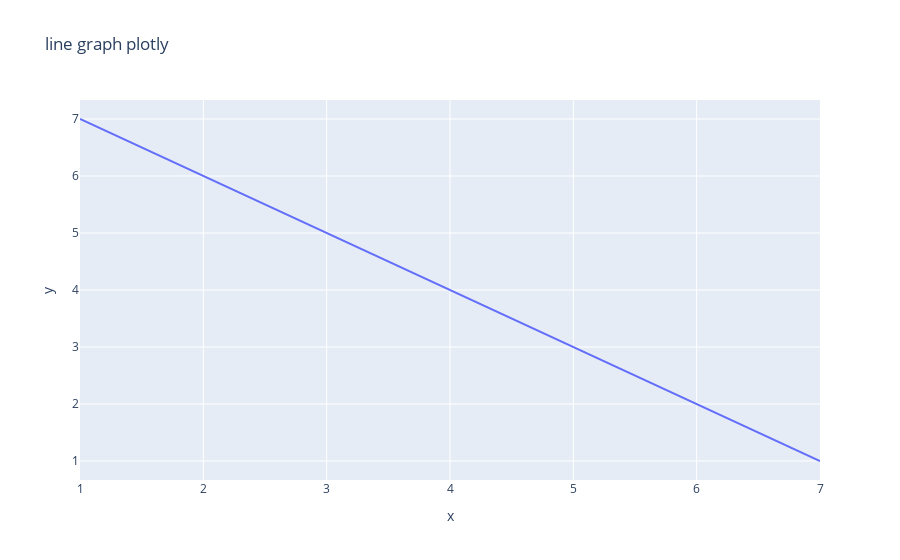

The notebook cell this image was saved under:
### Code cell
import plotly.express as px
fig=px.line(x=x,y=y,title='line graph plotly')
fig.show()

### Figure 1 — Plotly figure (JSON) as saved in the notebook; plotly's stock layout.template omitted (floating-point values rounded to 4 significant figures)
{"data": [{"hovertemplate": "x=%{x}<br>y=%{y}<extra></extra>", "legendgroup": "", "line": {"color": "#636efa", "dash": "solid"}, "marker": {"symbol": "circle"}, "mode": "lines", "name": "", "orientation": "v", "showlegend": false, "type": "scatter", "x": [1, 2, 3, 4, 5, 6, 7], "xaxis": "x", "y": [7, 6, 5, 4, 3, 2, 1], "yaxis": "y"}], "layout": {"legend": {"tracegroupgap": 0}, "title": {"text": "line graph plotly"}, "xaxis": {"anchor": "y", "domain": [0, 1], "title": {"text": "x"}}, "yaxis": {"anchor": "x", "domain": [0, 1], "title": {"text": "y"}}}}
